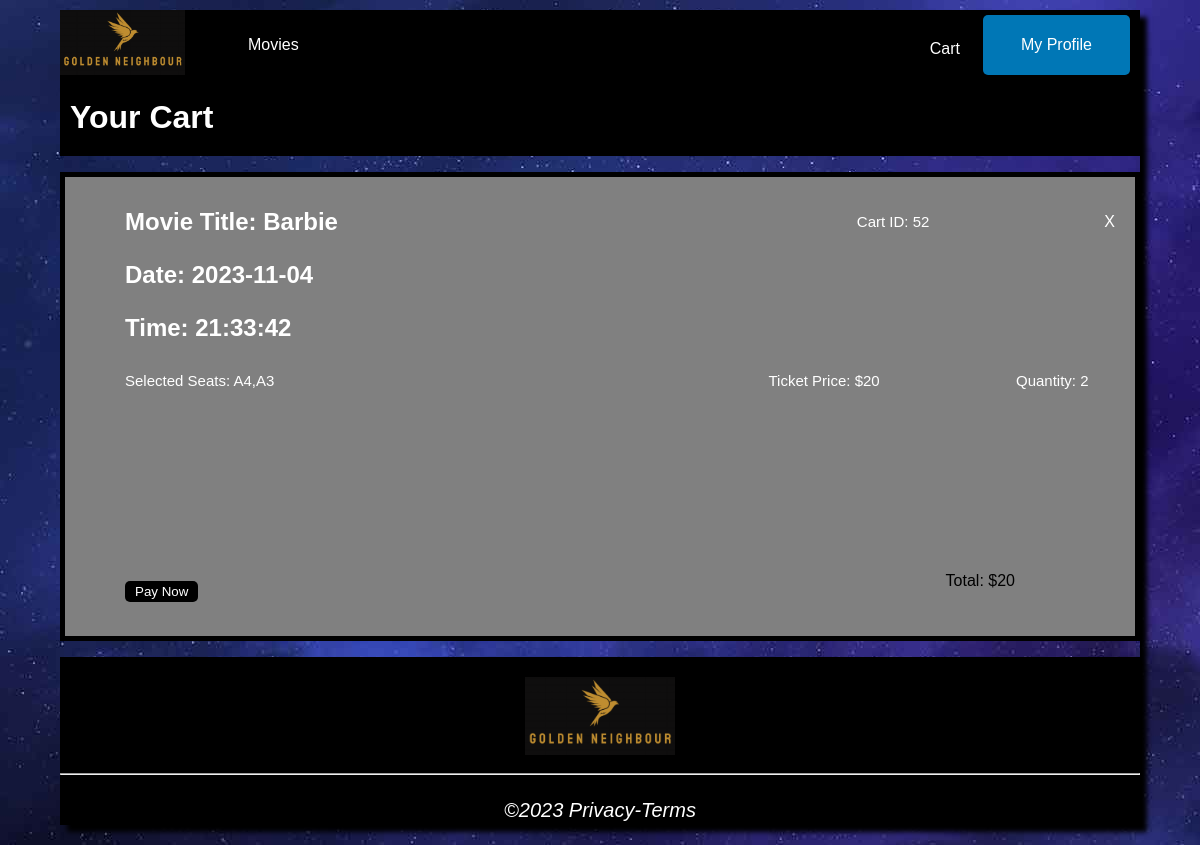
/cart/index.php (signed in), run on an earlier commit of the app's database.
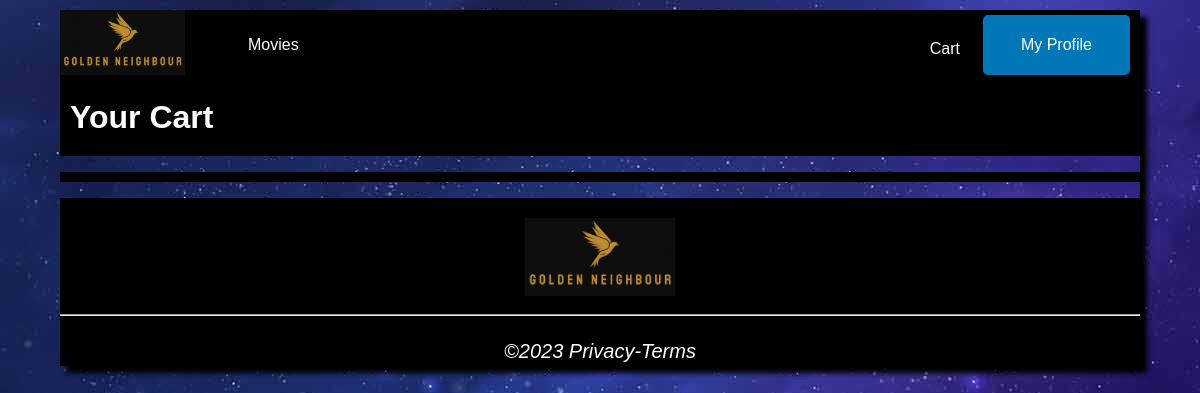
And on a later commit of the database.
### tables this page shows
CREATE TABLE `cart` (
  `cart_id` int(11) NOT NULL,
  `theater_id` int(11) NOT NULL,
  `selected_seat` text NOT NULL,
  `email` varchar(100) NOT NULL,
  `movie_title` varchar(100) NOT NULL,
  `movie_date` date NOT NULL,
  `movie_time` time NOT NULL,
  `qty` int(11) NOT NULL,
  `price` float NOT NULL
);

### scripts/php/cart/getCart.php (called while the page is built, shortened)
<?php
$conn = mysqli_connect("localhost", "root", "", "goldenneighbour");
$sql = "SELECT cart_id, selected_seat, theater_id, email, movie_title, movie_date, movie_time, qty, price FROM cart";
$result = mysqli_query($conn, $sql);
$cart_array = $result->fetch_all(MYSQLI_ASSOC);
?>

### cart/index.php (the view, shortened to what this page needs)
<?php
include "..\scripts\php\cart\getCart.php";
?>
<!DOCTYPE html>
<html lang="en">
<head>
	<link rel="stylesheet" href="./cart.css">
</head>
<body>
	<div id="wrapper">
		<header>
			<div id="goldenhead">
				<img src="../src/img/logo/bird.png" alt="Golden_Neighbour_logo" class="logo" style="width:125px"
					; "height:115px" ;>
				<div id="left-header-button-link">
					<a href="../homepage/#movie" class="button-link"> Movies</a>
				</div>
				<div id="right-header-button-link">
					<a href="../cart" class="button-link"> Cart </a>
				</div>
				<div class="my-profile-button-link">
					<a href="../profilepage/index.php" class="button-link">My Profile</a>
				</div>
			</div>
		</header>
	</div>
	<h1> Your Cart </h1>
	<ul id="movie-cart">
		<?php
		foreach ($cart_array as $cart) {
			echo '
		<div class="cart-info">
		<span class="close-box" onclick="deleteCart(' . $cart['cart_id'] . ')">X</span>
		<form id="deleteCart-' . $cart['cart_id'] . '" action="../scripts/php/cart/deleteCart.php" method="post">
        <input type="hidden" id="cart_id" name="cart_id" value="' . $cart['cart_id'] . '">
    </form>
		<div id="movieheader">
			<label class="movieheader">Movie Title: ' . $cart['movie_title'] . '</label>
			<label class="cartid">Cart ID: ' . $cart['cart_id'] . '</label>
		</div>
		<div id="dateheader">
			<label class="dateheader">Date: ' . $cart['movie_date'] . '
		</div></label>
		<div id="timeheader">
			<label class="timeheader">Time: ' . $cart['movie_time'] . '
			</label>
		</div>
		<div id="transaction-border">
			<div id="selected-seats">
				<label class="selected-seats">Selected Seats: ' . $cart['selected_seat'] . '</label>
			</div>
			<div id="qty">
				<label class="qty">Quantity: ' . $cart['qty'] . '</label>
			</div>
			<div id="ticket-price">
				<label class="ticket-price">Ticket Price: $' . $cart['price'] . '</label>
			</div>
		</div>
		<div id="final-pricing" class="clearfix">
			<label class="total-price">Total: $' . $cart['price'] . '</label>
			</div>
			<div class="action-button" class="clearfix">
			<form action="../scripts/php/payments/payments.php" method="post">
			<input type="hidden" id="cart_id" name="cart_id" value="' . $cart['cart_id'] . '">
			<input type="hidden" id="movie_title" name="movie_title" value="' . $cart['movie_title'] . '">
			<input type="hidden" id="theater_id" name="theater_id" value="' . $cart['theater_id'] . '">
			<input type="hidden" id="selected_seat" name="selected_seat" value="' . $cart['selected_seat'] . '">
			<input type="hidden" id="email" name="email" value="' . $cart['email'] . '">
			<input type="hidden" id="movie_date" name="movie_date" value="' . $cart['movie_date'] . '">
			<input type="hidden" id="movie_time" name="movie_time" value="' . $cart['movie_time'] . '">
			<input type="hidden" id="qty" name="qty" value="' . $cart['qty'] . '">
			<input type="hidden" id="price" name="price" value="' . $cart['price'] . '">
			<button type="submit" class="paynow-button">Pay Now</button>
			</form>
			</div>
	</div>
		';
		}
		?>
	</ul>
	<footer>
		<img src="../src/img/logo/bird.png" alt="Golden_Neighbour_logo" class="logo" style="width:150px"
			; "height:150px" ;>
		<hr>
		<p>&copy;2023 Privacy-Terms </p>
	</footer>
</body>
</html>

### cart/cart.css (style rules this page uses)
header { background-color:black; }
body { font-family: Verdan, Arial, sans-serif; background-image: url(../movie/galaxy.jpg); min-width: 800px; width: 90%; margin: auto; margin-top: 10px; box-shadow: 7px 7px 5px black; }
footer { background-color: black; color: white; font-size: 20px; font-style: italic; text-align: center; padding-top: 20px; clear: both; line-height: 1.5; }
#wrapper { width: auto; height: auto; position: relative; padding-top: 0px; }
.button-link { display: inline-block; padding: 15px 20px; color: #ffffff; text-decoration:none; cursor: pointer; }
#right-header-button-link { margin-top: 5px; position:absolute; right: 140px; display: inline-block; padding: 10px 20px; color: #ffffff; }
#left-header-button-link { margin-top: 5px; position:absolute; left: 150px; display: inline-block; padding: 20px; color: #ffffff; padding: 6px 18px; }
.my-profile-button-link { margin-top: 5px; position:absolute; right: 10px; display: inline-block; padding: 6px 18px; background-color: #0077b6; color: #ffffff; text-decoration:none; border: none; border-radius: 5px; transition: 0.5s; }
h1 { text-align: left; color: white; text-indent: 10px; background-color: black; margin: 0px; padding-top: 20px; padding-bottom: 20px; }
#movie-cart { background-color: grey; border: 5px solid black; }
.cart-info { padding: 20px; background-color: grey; color: white; line-height: 50px; }
.paynow-button { padding-left: 10px; padding-right: 10px; padding-top: 3px; padding-bottom: 3px; background-color: black; text-decoration:none; border:none; color: white; border-radius: 5px; }
#movieheader { text-align:left; }
.movieheader { font-size: 1.5em; margin-block-start: 0.83em; margin-block-end: 0.83em; margin-inline-start: 0px; margin-inline-end: 0px; font-weight: bold; }
.cartid { float:right; width:25%; font-size: 15px; }
#dateheader { text-align:left; }
.dateheader { font-size: 1.5em; margin-block-start: 0.83em; margin-block-end: 0.83em; margin-inline-start: 0px; margin-inline-end: 0px; font-weight: bold; }
.timeheader { font-size: 1.5em; margin-block-start: 0.83em; margin-block-end: 0.83em; margin-inline-start: 0px; margin-inline-end: 0px; font-weight: bold; }
#transaction-border { min-height: 200px; text-align:left; background-color:grey; }
.selected-seats { float:left; width:60%; font-size: 15px; }
#selected-seats { background-color:red; }
.qty { float:right; width:10%; font-size: 15px; }
#qty { background-color:blue; }
.ticket-price { float:right; width:25%; font-size: 15px; }
#ticket-price { background-color:purple; }
.total-price { float:right; padding-right: 100px; color: black; }
.close-box { float: right; cursor: pointer; }
#final-pricing { margin-bottom: 10px; }

What changed in the data, as far as the page shows it:
removed cart: movie_title "Barbie", cart_id "52", movie_date "2023-11-04", movie_time "21:33:42", selected_seat "A4,A3", qty "2", price "20"
